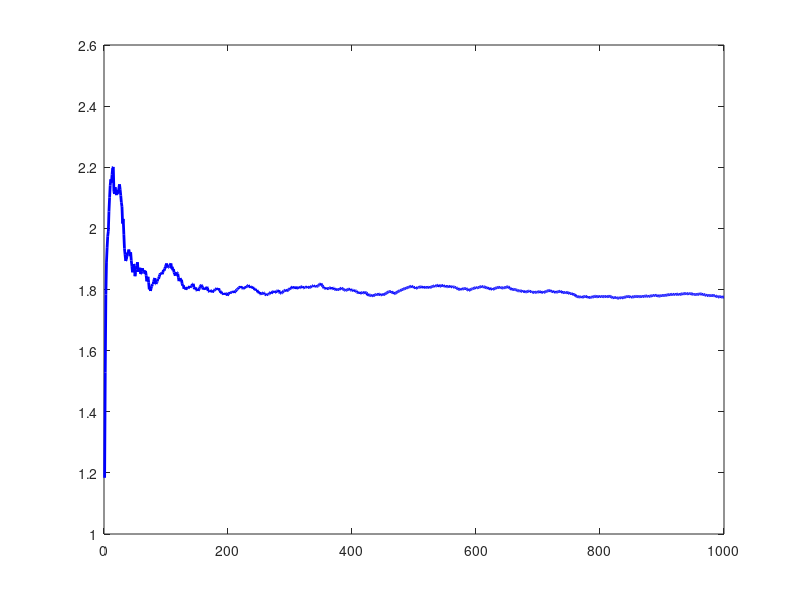

Source code (MATLAB): (Note: this script raises an error after producing the figure.)
clear

%% Monte Carlo Integration Example: Gaussian Integral
rng('default')   % Control random number generator

tic
n = 1000;   % Sample size
% Generate n realizations from N(0,1)
StandardNormal_Realizations = random('Normal',0,1,[n 1]);   

Exponential_Quadratic = exp(-0.5*StandardNormal_Realizations.^2);
Mean_Value = mean(Exponential_Quadratic);   % Expecation
MC_Integral_Estimate = sqrt(2*pi)*Mean_Value;   % Integral estimate
toc 

MSE = 1/(n*(n-1))*sum((sqrt(2*pi).*Exponential_Quadratic ...
    - sqrt(pi)).^2);


%% Convergence plots
% Plotting the convergence of the MC estimate:
Estimate_Convergence = cumsum(sqrt(2*pi).*Exponential_Quadratic)./(1:n)';
plot(1:n, Estimate_Convergence,'LineWidth',2,'Color','blue')
hold on;
yline(sqrt(pi),'--g','LineWidth',2)
title('Convergence of Estimate','FontSize',34,'Interpreter','latex')
xlabel('n','FontSize',21,'Interpreter','latex')
ylabel('Estimate','FontSize',21,'Interpreter','latex')
legend({'Monte Carlo Estimate', '$$\sqrt{\pi}$$'}, ...
    'FontSize',21,'Location','northeast','Interpreter','latex');
hold off;

% Plotting the error convergence of the estimate:
Sample_Variance = cumsum((sqrt(2*pi).*Exponential_Quadratic ...
    - sqrt(pi)).^2)./(0:n-1)';
MSE_Convergence = Sample_Variance./(1:n)';
plot(1:n,MSE_Convergence,'LineWidth',2,'Color','blue')
hold on;
Orange = [240 100 10]/256;
plot(1:n, 1./sqrt(1:n),'LineWidth',2,'Color',Orange)
title('MSE of Monte Carlo Estimate','FontSize',34,'Interpreter','latex')
xlabel('n','FontSize',21,'Interpreter','latex')
ylabel('MSE','FontSize',21,'Interpreter','latex')
legend({'MSE','$$n^{-1/2}$$'},'FontSize',21,'Location','northeast', ...
    'Interpreter','latex');
hold off;